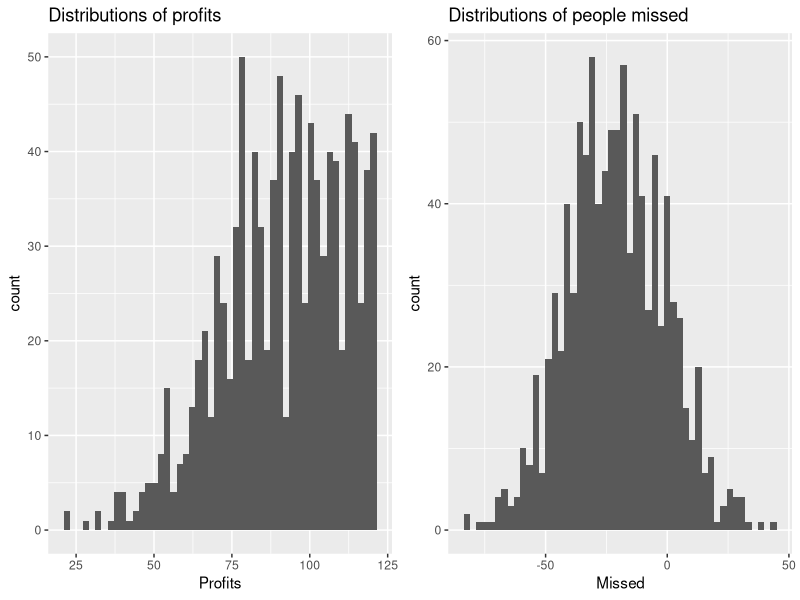
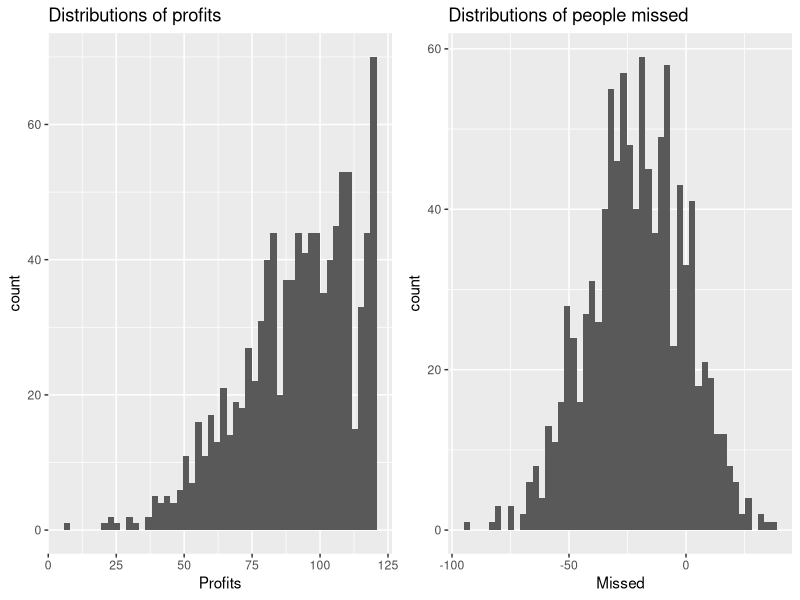
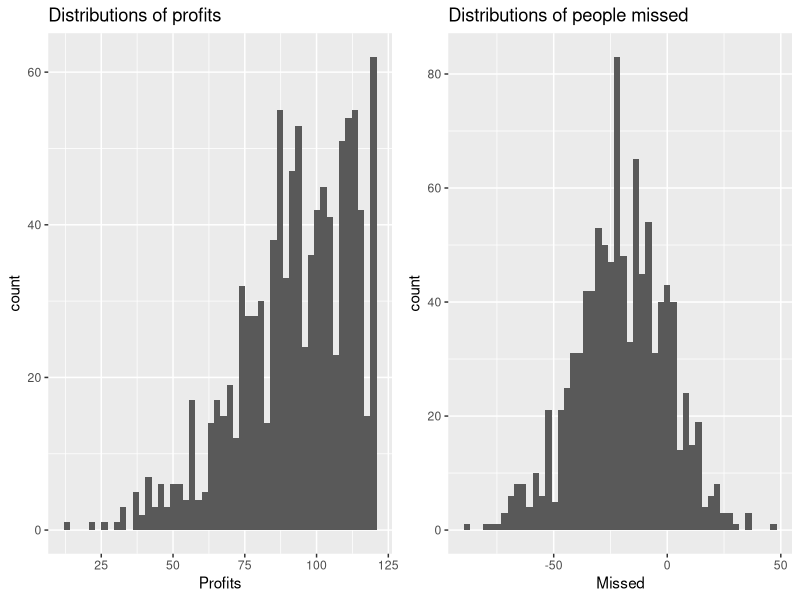
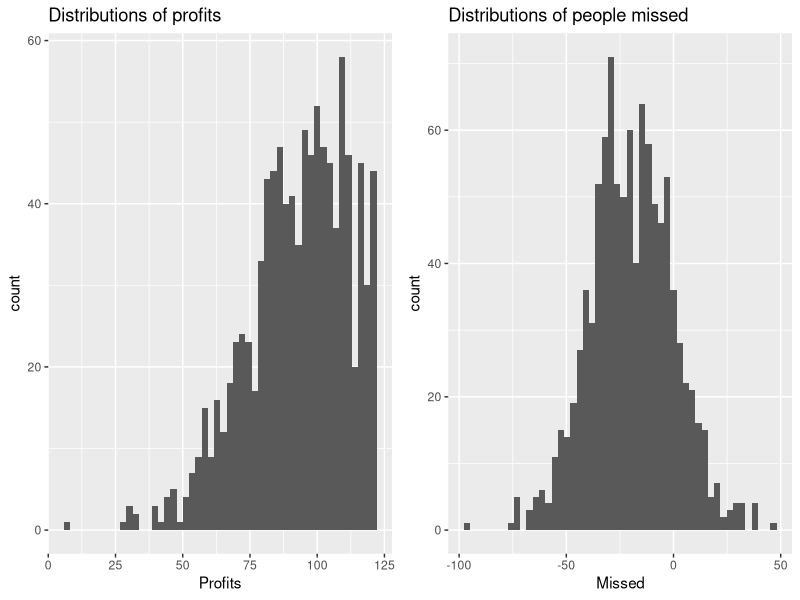
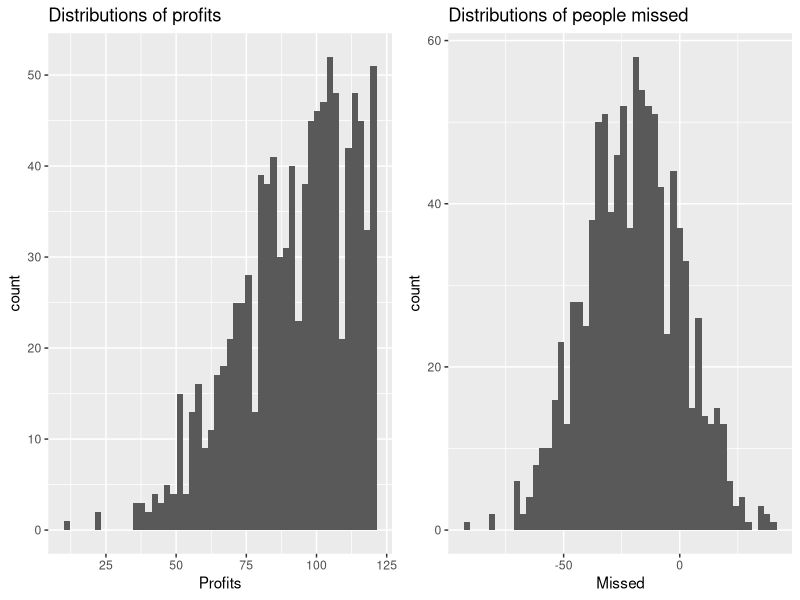
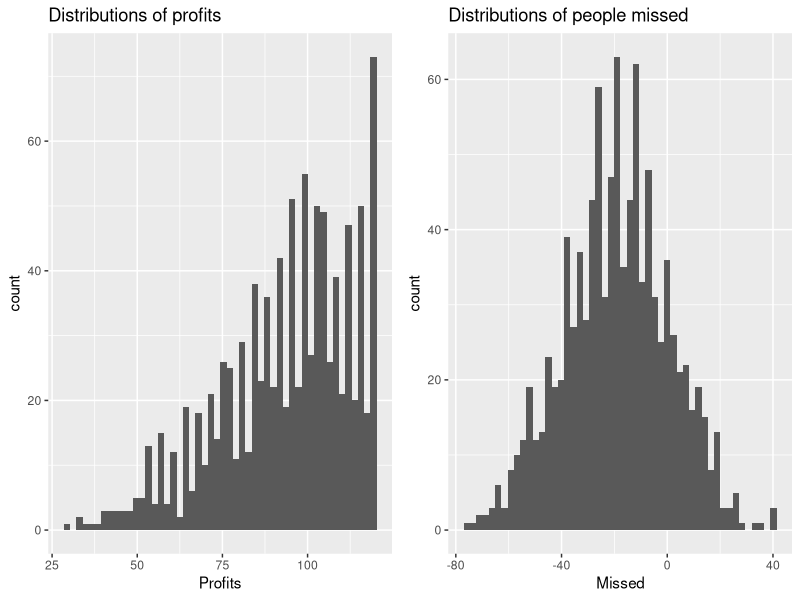
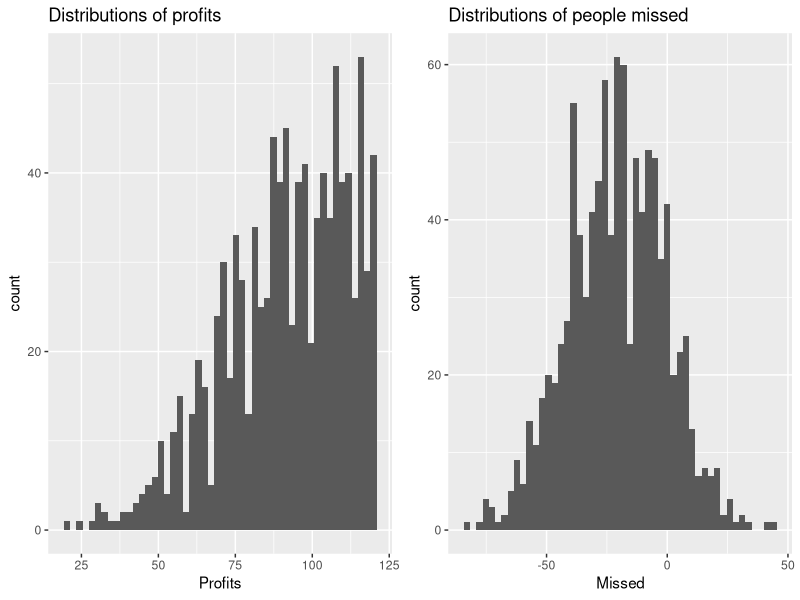
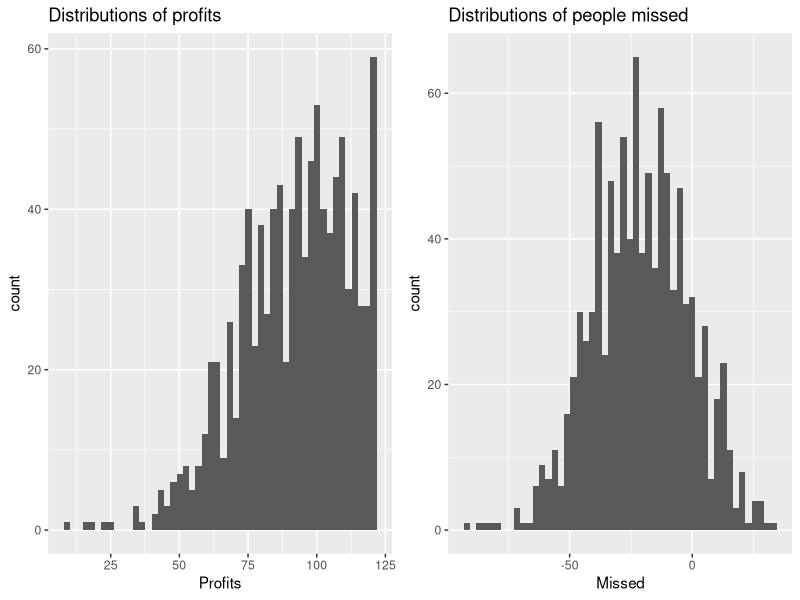

Recreate these plots in R, in order.
##
## Simulation Example
##
## Class: PCE 350, Data Science Methods
##
## Creator: Steve Elston
##
## Simulation of profits for sandwich shop.
## Shop has 3 types of bread.
## Selling a sandwich = $1 profit
## Out of bread, customer leaves = $0 profit
## Each wasted bread = -$0.10 profit
##
## WARNING. This code has a known bug. It will crash
## for certain combinations of simulation arguments. 

sim.demand <- function(n){
  bread <- runif(n) # Probabilities of bread choice 
  ifelse(bread <= 0.5, 'white', 
         ifelse(bread <= 0.75, 'wheat', 'multi'))
}

demand <- sim.demand(100)
table(demand)


sim.profit <- function(n = 100, sd = 30, bake = 120, test = FALSE){
  # number of bread by type
  baked <- c(rep('white', times = bake/2), 
             rep('wheat', times = bake/4),
             rep('multi', times = bake/4))
  baked <- as.data.frame(table(baked))
  names(baked) <- c('bread', 'baked')
  
  arrivals <- 0
  while(arrivals < 1) arrivals <- rnorm(1, mean = n, sd = sd)
  demand <- sim.demand(arrivals) # demand by bread type
  baked$demand <- as.data.frame(table(demand))[,2]
  baked$shortfall <- baked$demand - baked$baked
  baked$profit <- baked$demand - 
                    ifelse(baked$shortfall < 0, 0.2 * -baked$shortfall,
                           baked$shortfall )

  if(test) print(baked)
  data.frame(profit = sum(baked$profit), missed = sum(baked$shortfall))
}

sim.profit(test = TRUE)

plot.profit <- function(df, bins = 50){
  require(ggplot2)
  require(gridExtra)
  bw <- (max(df$profit) - min(df$profit))/(bins - 1)
  h1 <- ggplot(df, aes(profit)) + geom_histogram(binwidth = bw) +
    ggtitle('Distributions of profits') + xlab('Profits')
  bw <- (max(df$missed) - min(df$missed))/(bins - 1)
  h2 <- ggplot(df, aes(missed)) + geom_histogram(binwidth = bw) +
    ggtitle('Distributions of people missed') + xlab('Missed')
  grid.arrange(h1, h2, nrow = 1)
}


dist.profit <- function(reps = 1000, n = 100, sd = 20, bake = 120){
  dist <- data.frame(profit = rep(0, times = reps),
                     missed = rep(0, times = reps))
  for(i in 1:reps){
    dist[i, ] <- sim.profit(n = n, sd = sd, bake = bake)
  }
  plot.profit(dist)
  
  data.frame(MeanProfits = round(mean(dist$profit), 0),
    stdProfits = round(sqrt(var(dist$profit)), 0),
    MeanMissed = round(mean(dist$missed), 0),
    stdMissed = round(sqrt(var(dist$missed)), 0) )
}


## How long to simulations take?
system.time(
  dist.profit()
  )

## Or, get a more detailed, but slower much slower, view
library(microbenchmark)
microbenchmark(
    dist.profit(),
    times = 20
  )


## Test a function
test.demand <- function(){
  set.seed(2345)
  res <- c("white", "white", "wheat", "white", "white", "white", 
           "wheat", "multi", "white", "wheat", "white", "white", 
           "white", "white", "white", "white", "wheat", "white",
           "wheat", "white")
  demand  <- sim.demand(20)
  if(!any(demand != res)) print('sim.demand funciton works!')
  else print('ERROR: sim.demand failed')
}

